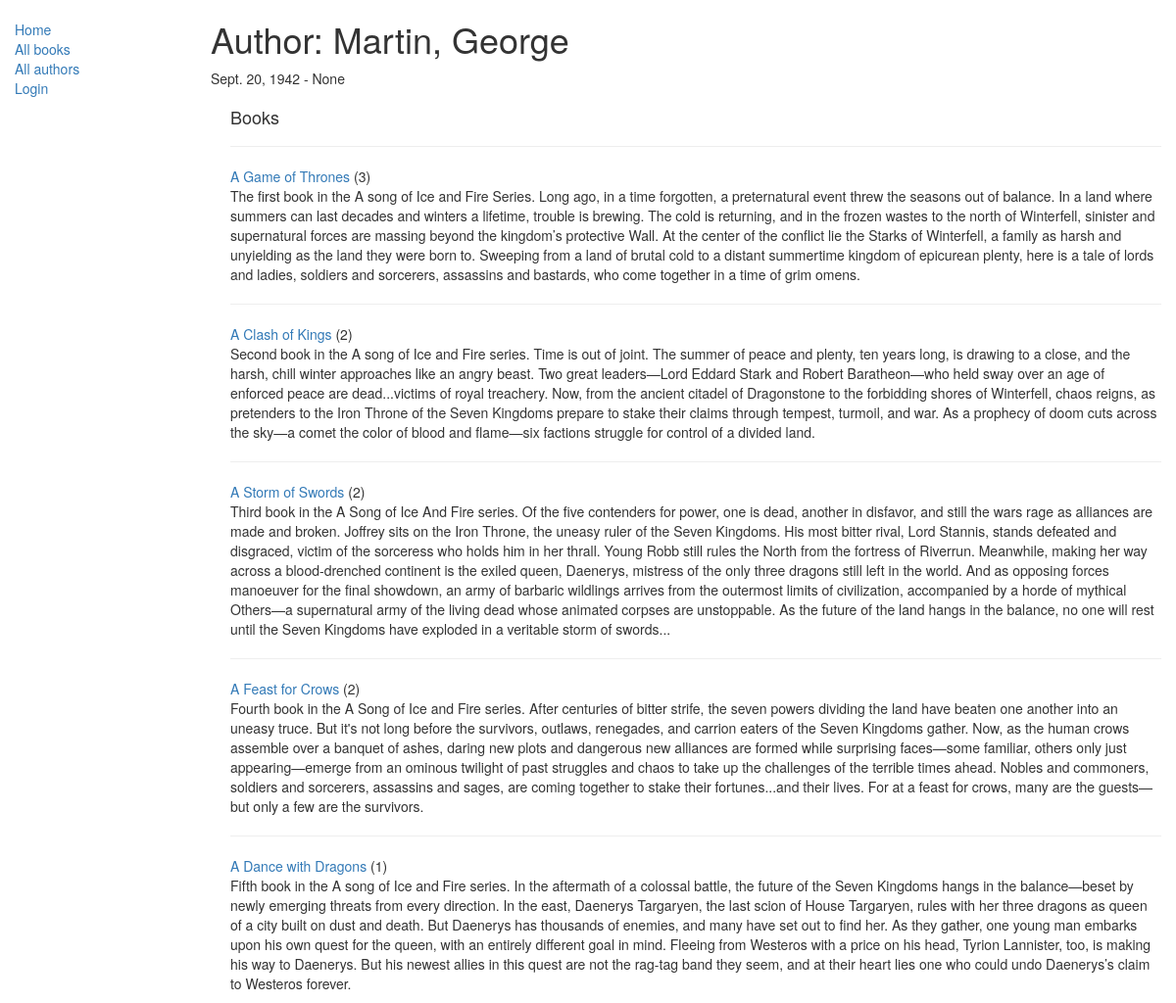
The app's page /catalog/author/1 with its own data.
### catalog/models.py (models this page shows, shortened)
class Author(models.Model):
    first_name = models.CharField(max_length=100)
    last_name = models.CharField(max_length=100)
    date_of_birth = models.DateField(null=True, blank=True)
    date_of_death = models.DateField('Died', null=True, blank=True)
    class Meta:
        ordering = ["last_name", "first_name"]

class Book(models.Model):
    title = models.CharField(max_length=200)
    author = models.ForeignKey('Author', on_delete=models.SET_NULL, null=True)
    summary = models.TextField(max_length=1000, help_text='Enter a brief description of the book')
    isbn = models.CharField('ISBN', max_length=13, help_text='13 Character <a href="https://www.isbn-international.org/content/what-isbn">ISBN number</a>')
    genre = models.ManyToManyField(Genre, help_text='Select a genre for this book')
    def get_absolute_url(self):
        return reverse('book-detail', args=[str(self.id)])
    def display_genre(self):
        """
        Creates a string for the Genre. This is required to display genre in Admin.
        """
        return ', '.join([ genre.name for genre in self.genre.all()[:3] ])
    display_genre.short_description = 'Genre'

### catalog/views.py (the view)
# urls.py: path('author/<int:pk>', views.AuthorDetailView.as_view(), name='author-detail'),
class AuthorDetailView(generic.DetailView):
    model = Author

### catalog/templates/catalog/author_detail.html
{% extends "base_generic.html" %}
{% block content %}
    <h1>Author: {{ author.last_name }}, {{ author.first_name }}</h1>
    <p>{{ author.date_of_birth }} - {{ author.date_of_death }}</p>
    <div style="margin-left:20px;margin-top:20px">
        <h4>Books</h4>
        {% for b in author.book_set.all %}
        <hr>
        <a href="{{ b.get_absolute_url }}">{{ b.title }}</a> ({{ b.bookinstance_set.count }})
        <p>{{ b.summary }}</p>
        {% endfor %}
    </div>
{% endblock %}

### records on screen
Author: last_name "Martin", first_name "George", date_of_birth "Sept. 20, 1942", date_of_death "None"
Book: title "A Game of Thrones", bookinstance_set.count "3", summary "The first book in the A song of Ice and Fire Series. Long ago, in a time forgotten, a preternatural event threw the seasons out of balance. In a land where summers can last decades and winters a lifetime, trouble is brewing. The cold is returning, and in the frozen wastes to the north of Winterfell, sinister and supernatural forces are massing beyond the kingdom’s protective Wall. At the center of the conflict lie the Starks of Winterfell, a family as harsh and unyielding as the land they were born to. Sweeping from a land of brutal cold to a distant summertime kingdom of epicurean plenty, here is a tale of lords and ladies, soldiers and sorcerers, assassins and bastards, who come together…"
Book: title "A Clash of Kings", bookinstance_set.count "2", summary "Second book in the A song of Ice and Fire series. Time is out of joint. The summer of peace and plenty, ten years long, is drawing to a close, and the harsh, chill winter approaches like an angry beast. Two great leaders—Lord Eddard Stark and Robert Baratheon—who held sway over an age of enforced peace are dead...victims of royal treachery. Now, from the ancient citadel of Dragonstone to the forbidding shores of Winterfell, chaos reigns, as pretenders to the Iron Throne of the Seven Kingdoms prepare to stake their claims through tempest, turmoil, and war. As a prophecy of doom cuts across the sky—a comet the color of blood and flame—six factions struggle for control of a divided land."
Book: title "A Storm of Swords", bookinstance_set.count "2", summary "Third book in the A Song of Ice And Fire series. Of the five contenders for power, one is dead, another in disfavor, and still the wars rage as alliances are made and broken. Joffrey sits on the Iron Throne, the uneasy ruler of the Seven Kingdoms. His most bitter rival, Lord Stannis, stands defeated and disgraced, victim of the sorceress who holds him in her thrall. Young Robb still rules the North from the fortress of Riverrun. Meanwhile, making her way across a blood-drenched continent is the exiled queen, Daenerys, mistress of the only three dragons still left in the world. And as opposing forces manoeuver for the final showdown, an army of barbaric wildlings arrives from the outermost…"
Book: title "A Feast for Crows", bookinstance_set.count "2", summary "Fourth book in the A Song of Ice and Fire series. After centuries of bitter strife, the seven powers dividing the land have beaten one another into an uneasy truce. But it's not long before the survivors, outlaws, renegades, and carrion eaters of the Seven Kingdoms gather. Now, as the human crows assemble over a banquet of ashes, daring new plots and dangerous new alliances are formed while surprising faces—some familiar, others only just appearing—emerge from an ominous twilight of past struggles and chaos to take up the challenges of the terrible times ahead. Nobles and commoners, soldiers and sorcerers, assassins and sages, are coming together to stake their fortunes...and their lives.…"
Book: title "A Dance with Dragons", bookinstance_set.count "1", summary "Fifth book in the A song of Ice and Fire series. In the aftermath of a colossal battle, the future of the Seven Kingdoms hangs in the balance—beset by newly emerging threats from every direction. In the east, Daenerys Targaryen, the last scion of House Targaryen, rules with her three dragons as queen of a city built on dust and death. But Daenerys has thousands of enemies, and many have set out to find her. As they gather, one young man embarks upon his own quest for the queen, with an entirely different goal in mind. Fleeing from Westeros with a price on his head, Tyrion Lannister, too, is making his way to Daenerys. But his newest allies in this quest are not the rag-tag band they seem,…"
